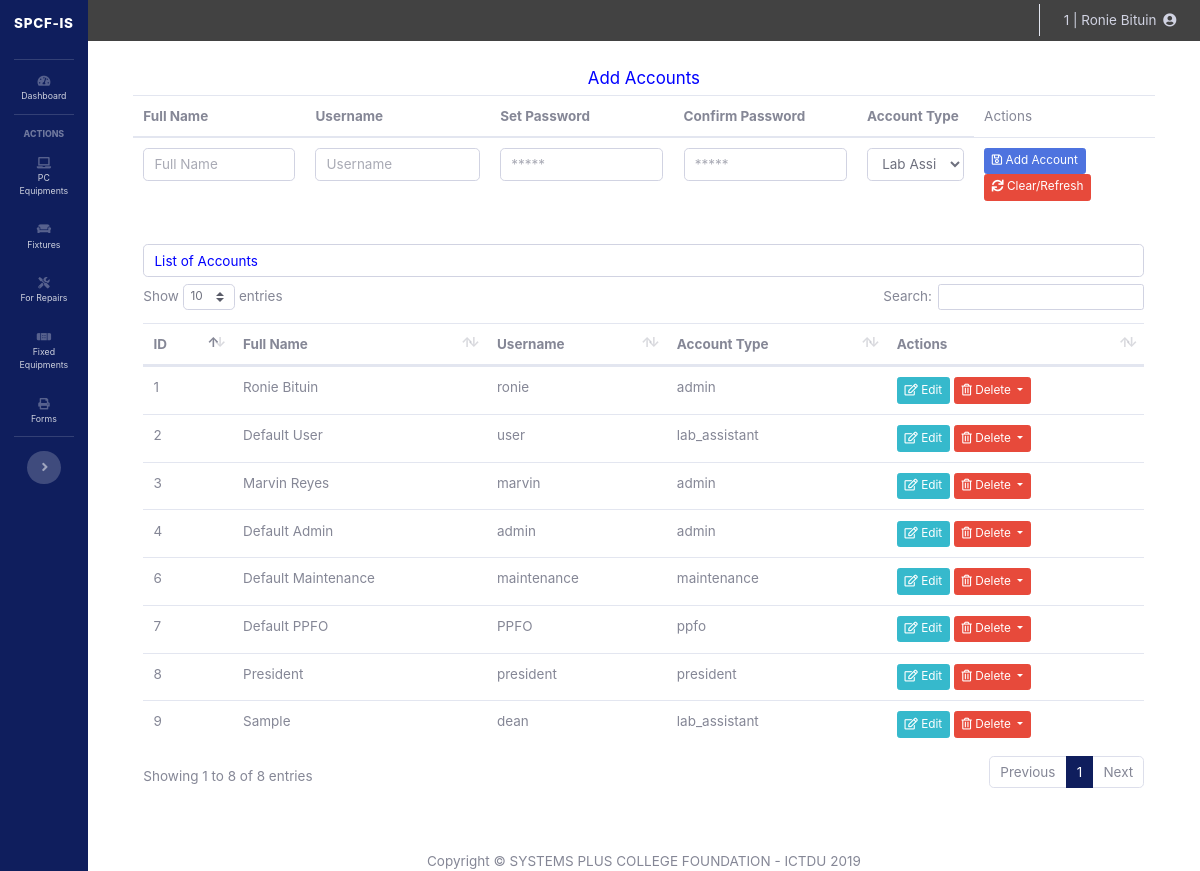
Screenshot of /lab_assistant/accounts.php (signed in) with the database file from the repository.
### tables this page shows
CREATE TABLE `accounts` (
  `id` int(11) NOT NULL,
  `username` varchar(32) NOT NULL,
  `password` varchar(32) NOT NULL,
  `full_name` varchar(64) NOT NULL,
  `account_type` varchar(32) NOT NULL
);

### lab_assistant/process_accounts.php (called while the page is built, shortened)
<?php
	$update_account = false;
	$full_name='';
	$account_userName = '';
?>

### lab_assistant/accounts.php (the view, shortened to what this page needs)
<?php
require_once 'process_accounts.php';
include('sidebar.php');
?>
<!DOCTYPE html>
<html>
<head>
	<link href="vendor/datatables/dataTables.bootstrap4.min.css" rel="stylesheet">
</head>
<body id="page-top">
  <div id="wrapper" style="width: 100% !important;">
    <div id="content-wrapper" class="d-flex flex-column">
        <div id="content">
	<?php
	include('topbar.php');
?>
<div class="container-fluid">
	<?php
		$mysqli = new mysqli($host,$username,$password,$database) or die(mysql_error($mysqli));
		$getAccounts = $mysqli->query('SELECT * FROM accounts') or die ($mysqli->error);
	?>
	<div class="row justify-content-center">
	<form action="process_accounts.php" method="POST">
	<h2><?php
			echo "<h5 style='color: blue;'><center>Add Accounts</centr></h5>";
		?>
	</h2>
	<table class='table'>
		<thead>
			<tr>
				<th>Full Name</th>
				<th>Username</th>
				<th>Set Password</th>
				<th>Confirm Password </th>
				<th>Account Type</th>
				<td>Actions</td>
			</tr>
			</thead>
			<tr>
				<td><input type="text" name="fullName" class="form-control" placeholder="Full Name" value="<?php if(isset($_GET['fullName'])){echo $_GET['fullName'];}else{echo $full_name;} ?>" required <?php if($update_account){echo 'readonly';} ?>></td>
				<td><input type="text" name="userName" class="form-control" placeholder="Username" value="<?php if(isset($_GET['userName'])){echo $_GET['userName'];}else{echo $account_userName;} ?>" required <?php if($update_account){echo 'readonly';} ?>></td>
				<td><input type="password" name="password" class="form-control" placeholder="*****" minlength="4" required></td>
				<td><input type="password" name="confirmPassword" class="form-control" placeholder="*****" minlength="4" required></td>
				<td><select name='account_type' class="form-control" <?php if($update_account){echo 'disabled';} ?>>
						<option value='lab_assistant'>Lab Assistant</option>
					</select></td>
				<td>
					<?php if(!$update_account){?>
						<button type="submit" name="save" class="btn btn-sm btn-primary"><i class="far fa-save"></i> Add Account</button>
					<?php } else{ ?>
						<button type="submit" name="update" class="btn btn-sm btn-success"><i class="far fa-save"></i> Update Password</button>
					<?php } ?>
					<a href="accounts.php" id="refresh" class='btn btn-danger btn-sm'><i class="fas as fa-sync"></i> Clear/Refresh</a>
				</td>
			</tr>
	</table>
	</form>
	</div>
	<br/>
	<h5 style='color: blue;' class="form-control">List of Accounts</h4>
	<table class="table" id="dataTable" width="100%" cellspacing="0">
			<thead>
				<tr>
					<th>ID</th>
					<th>Full Name</th>
					<th>Username</th>
					<th>Account Type</th>
					<th>Actions</th>
				</tr>
			</thead>
		<tbody>
			<?php while($newAccounts=$getAccounts->fetch_assoc()){ ?>
			<tr>
				<td><?php echo $newAccounts['id']; ?></td>
				<td><?php echo $newAccounts['full_name']; ?></td>
				<td><?php echo $newAccounts['username']; ?></td>
				<td><?php echo $newAccounts['account_type']; ?></td>
				<td>
					<a href="accounts.php?edit=<?php echo $newAccounts['id']; ?>" class="btn btn-info btn-sm"><i class="far fa-edit"></i> Edit</a>
					<button class="btn btn-danger btn-secondary dropdown-toggle btn-sm" type="button" id="dropdownMenuButton" data-toggle="dropdown" aria-haspopup="true" aria-expanded="false">
						<i class="far fa-trash-alt"></i> Delete
					</button>
				</td>
			</tr>
		<?php } ?>
		</tbody>
	</table>
	<br/>
	<?php
	include('footer.php');
?>

### lab_assistant/sidebar.php (style rules this page uses)
html { font-family: 'Roboto Condensed', sans-serif !important; font-size: 13.5px; }
.container-fluid { background-color: white; padding-left: 5% !important; padding-right: 5% !important; }
#content-wrapper { background-color: white !important; }
::placeholder { opacity: 0.7 !important; }

### rows the page displays
accounts: id "1", full_name "Ronie Bituin", username "ronie", account_type "admin"
accounts: id "2", full_name "Default User", username "user", account_type "lab_assistant"
accounts: id "3", full_name "Marvin Reyes", username "marvin", account_type "admin"
accounts: id "4", full_name "Default Admin", username "admin", account_type "admin"
accounts: id "6", full_name "Default Maintenance", username "maintenance", account_type "maintenance"
accounts: id "7", full_name "Default PPFO", username "PPFO", account_type "ppfo"
accounts: id "8", full_name "President", username "president", account_type "president"
accounts: id "9", full_name "Sample", username "dean", account_type "lab_assistant"

### other values shown
$_SESSION['account_id'] "1"
$_SESSION['username'] "Ronie Bituin"
